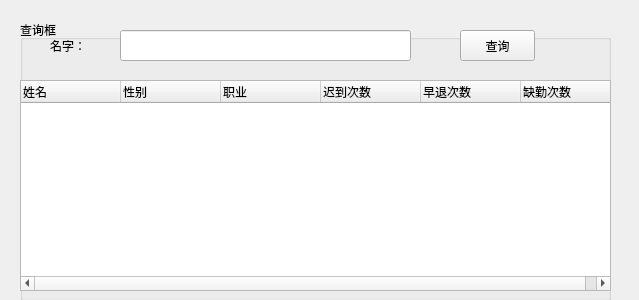
<?xml version="1.0" encoding="UTF-8"?>
<ui version="4.0">
 <class>SelectWidget</class>
 <widget class="QWidget" name="SelectWidget">
  <property name="geometry">
   <rect>
    <x>0</x>
    <y>0</y>
    <width>639</width>
    <height>300</height>
   </rect>
  </property>
  <property name="windowTitle">
   <string>Form</string>
  </property>
  <widget class="QGroupBox" name="groupBox">
   <property name="geometry">
    <rect>
     <x>20</x>
     <y>20</y>
     <width>591</width>
     <height>281</height>
    </rect>
   </property>
   <property name="title">
    <string>查询框</string>
   </property>
   <widget class="QLabel" name="label">
    <property name="geometry">
     <rect>
      <x>30</x>
      <y>16</y>
      <width>36</width>
      <height>20</height>
     </rect>
    </property>
    <property name="text">
     <string>名字：</string>
    </property>
   </widget>
   <widget class="QLineEdit" name="name">
    <property name="geometry">
     <rect>
      <x>100</x>
      <y>10</y>
      <width>291</width>
      <height>31</height>
     </rect>
    </property>
   </widget>
   <widget class="QPushButton" name="select">
    <property name="geometry">
     <rect>
      <x>440</x>
      <y>10</y>
      <width>75</width>
      <height>31</height>
     </rect>
    </property>
    <property name="text">
     <string>查询</string>
    </property>
   </widget>
   <widget class="QTreeWidget" name="treeWidget">
    <property name="geometry">
     <rect>
      <x>0</x>
      <y>60</y>
      <width>591</width>
      <height>211</height>
     </rect>
    </property>
    <column>
     <property name="text">
      <string>姓名</string>
     </property>
    </column>
    <column>
     <property name="text">
      <string>性别</string>
     </property>
    </column>
    <column>
     <property name="text">
      <string>职业</string>
     </property>
    </column>
    <column>
     <property name="text">
      <string>迟到次数</string>
     </property>
    </column>
    <column>
     <property name="text">
      <string>早退次数</string>
     </property>
    </column>
    <column>
     <property name="text">
      <string>缺勤次数</string>
     </property>
    </column>
   </widget>
  </widget>
 </widget>
 <resources/>
 <connections/>
</ui>
